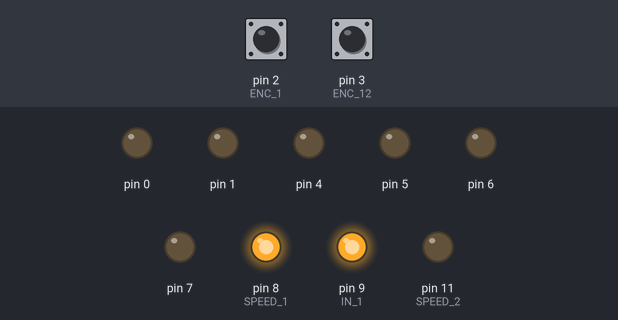
Recording of a sketch running on a simulated Arduino Leonardo, built with avr-gcc and run on an emulated ATmega32U4. Parts: output pins drawn as LEDs (lit = HIGH). Inputs (shaded band) come from the test bench; at power-on: pin 2 (ENC_1) HIGH, pin 3 (ENC_12) HIGH. EEPROM starts erased; what the sketch prints to the serial monitor is not drawn.

Above: at 1.1 s.
At 2.2 s:
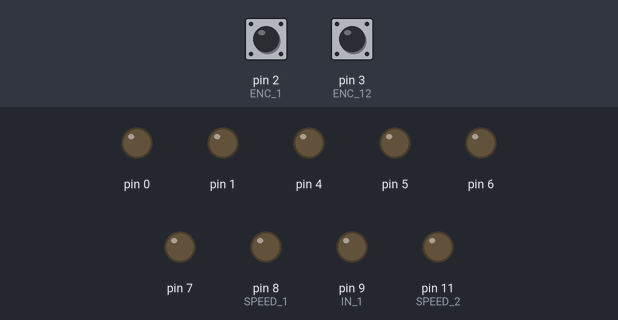
At 6.64 s:
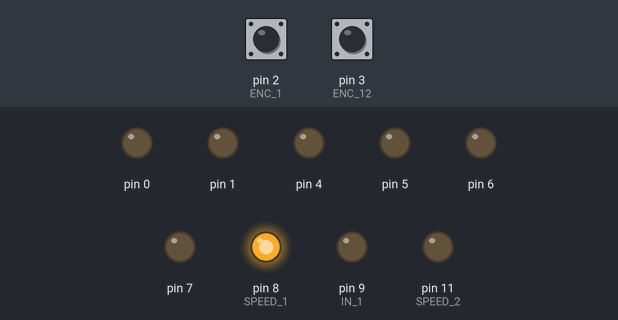
At 7.1 s:
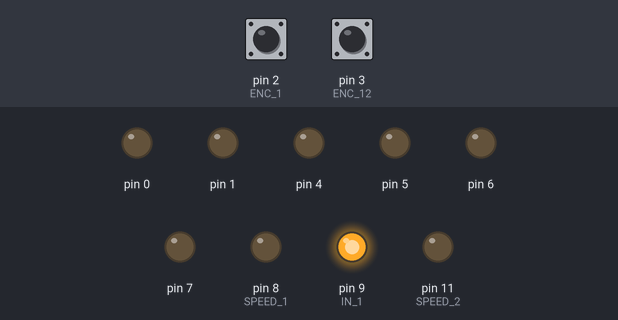
Timing chart, 0 to 8.6 s (numbered marks = the images above):
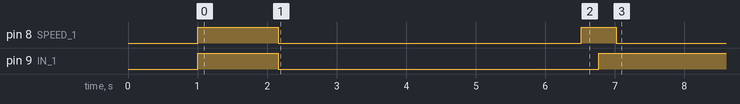

Measured:
- by itself, pin 8 (SPEED_1): LOW → HIGH at 1.0 s, → LOW 1.2 s later, → HIGH 4.4 s later, → LOW 0.50 s later
- by itself, pin 9 (IN_1): LOW → HIGH at 1.0 s, → LOW 1.2 s later, → HIGH 4.6 s later

The sketch:

CLEAR_AVR_PWM_VEL_07.ino
```cpp
//#include "AVR_PWM.h"
//#include "PWM.h"
#include <avr/eeprom.h>

#define _sign(x) ((x) > 0 ? 1 : -1) //Сигнум для смены приращения скорости на уменьшение


#define SPEED_1     8 //8 исходно //6 при одном таймере
#define IN_1        9
#define IN_2        10

#define SPEED_2     11 //13 исходно// 11 после приведения к одной частоте //7 при одном таймере
#define IN_3        12
#define IN_4        13 //исх 11

#define ENC_1        2 //энкодер первый таймер 0
#define ENC_12       3

#define ENC_2        18 //энкодер второй таймер 1
#define ENC_22       19

bool m = 1; //Флаг прекращения вывода

/////////////////////////////////////////////
//////////// ПЕРЕМЕННЫЕ PID /////////////////

enum GM_workMode { //Определение направления вращения или режима удержания и торможения;
    FORWARD,
    BACKWARD,
    STOP,
    BRAKE,
    AUTO = 0,
};

GM_workMode _mode = FORWARD;

int _accel = 2000; //ускорение в отсчётах энкодера в секунду
int _maxSpeed = 10000; //максимальная скорость в отсчётах энкодера в секунду

int _dt = 10; //Временной шаг вызова функции регулирования
float _dts = (float)_dt/1000; //Временной шаг для подсчёта в единицах в секунду теор. значений скоростей V и позиций pos
uint32_t _tmr2 = 0; //Переменная таймера для подсчёта значений V и pos
long _targetPos = 48000; //Целевое положение в отсчётах энкодера

long controlPos = 0; //Теоретическое положение, идущее в PID в
float controlPosFl = 0;
float controlSpeed = 0;

uint8_t _minDuty = 30; //Минимальное значение страгивания ДПТ: (_minDuty-255)


long _prevInput = 0;
float _dutyF = 0;

float kp = 1.1;//2.0;		// (знач. по умолчанию)
  // интегральный - позволяет нивелировать ошибку со временем, имеет накопительный эффект
float ki = 0.00005;//0.9;		// (знач. по умолчанию)

    // дифференциальный. Позволяет чуть сгладить рывки, но при большом значении
    // сам становится причиной рывков и раскачки системы!
float kd = 0.01;//0.1;		// (знач. по умолчанию)

float integral = 0;

int _maxDuty = 255;

int _stopzone = 300; //отсечка по тикам
int _max = 400000, _min = -400000;

bool _cutoff = true;


int16_t _duty = 0;

bool _level = 1;//Переменная направления для digitalWrite(IN_1) setpins в run
bool _direction = 0; //инверсия направлений при 1 с FORWARD на BACKWARD для отладки

uint8_t _state = 1;

/////////////////////////////////////////////////////////////////////////////////////////
/////////////////////////////////////////////////////////////////////////////////////////

//AVR_PWM* PWM_Instance;
//const float frequency = 30000;


///////////////////////////////////////////////////////////
//////////ПЕРЕМЕННЫЕ ЭНКОДЕРОВ И РЕАЛЬНОЙ СКОРОСТИ/////////

//uint8_t freq1 = 10; // частота опроса
uint8_t per1 = 2;///freq1; //период опроса 1000/60 = 17 мс
uint32_t t1 = 0; //начальный момент времени unsigned long
uint32_t t2 = 0; //unsigned long 4

volatile int lastEncoded1 = 0; // Here updated value of encoder store.
volatile long encoderValue1 = 0; // Raw encoder value
volatile long encREF1 = 0; //сбрасываемое значениеэнкодера для скорости
float Velocity1 = 0.0; //Переменная мгновенной скорости 1


volatile int lastEncoded2 = 0; // Here updated value of encoder store.
volatile long encoderValue2 = 0; // Raw encoder value
volatile long encREF2 = 0; //сбрасываемое значениеэнкодера для скорости
float Velocity2 = 0.0; //Переменная мгновенной скорости 2

float T_Theoretic = 0;

int ratio = 8344; //8433 = 28*298
///////////////////////////////////////////////////////////////////////////
///////////////////////////////////////////////////////////////////////////

int Voltmax = 6; //Балансировочные значения напряжений для ДПТ
int VoltMIN = 3.3;

float POWER = 100; // скорость в процентах

int napravlenie = 1;


int PWM = map(POWER, 0, 100, 0, 120); //ограничение максимального значения скважности СТАРОЕ

uint32_t timer = 0;
uint32_t timer2 = 0;
uint16_t f = 0;
unsigned long time;

float ta = 0; //конечный момент времени
float tb = 0; //время окончания разгона
float tc = 0; //время окончания равномерного движения

float xb = 0;
float xc = 0;
float curTime = 0;
long controlPos2 = 0;
int N = 0; // Число шагов дискретизации

int8_t curve = 1;

void setup() {

  setMinDuty(30);


  t1 = t2 = millis();

  TCCR4B = (TCCR4B & 0xF8) |3;
  TCCR1B = (TCCR1B & 0xF8) |3;

  //PWM_Instance = new AVR_PWM(SPEED_1, frequency, 50);

  Serial.begin(9600);


  for (int i = 0; i < 10; i++) {

    pinMode(i, OUTPUT);

  }
  //pinMode(SPEED_1, HIGH);

  pinMode(ENC_1, INPUT_PULLUP);
  pinMode(ENC_12, INPUT_PULLUP);

  digitalWrite(ENC_1, HIGH); //turn pullup resistor on
  digitalWrite(ENC_12, HIGH); //turn pullup resistor on

  pinMode(ENC_2, INPUT_PULLUP);
  pinMode(ENC_22, INPUT_PULLUP);

  digitalWrite(ENC_2, HIGH); //turn pullup resistor on
  digitalWrite(ENC_22, HIGH); //turn pullup resistor on

  attachInterrupt(digitalPinToInterrupt(2), updateEncoder1, CHANGE); //номер таймера для 2 и 3 пинов - это 0 по таблице. Заменено функцией определеня таймера.
  attachInterrupt(digitalPinToInterrupt(3), updateEncoder1, CHANGE);

  attachInterrupt(4, updateEncoder2, CHANGE);
  attachInterrupt(5, updateEncoder2, CHANGE);

  analogWrite(SPEED_1, 0);
  analogWrite(SPEED_2, 0);

  //setDeg(360*3); //Выставление значения цели в градусах
  //setTarget(-15000);
  setObor(-35);

  teor(_targetPos, _accel, _maxSpeed);
  Serial.println("DTS: " + String(_dts));
  Calculus(_accel, _maxSpeed, _targetPos, _dts);

  delay(1000);
  timer = millis();
  timer2 = millis();
  _tmr2 = millis();

}

void loop() {


      //Serial.println(PWM);
      //analogWrite(SPEED_1, PWM);
      //analogWrite(SPEED_2, PWM);

 // control_dpt(encoderValue1, encoderValue2); //Старый вариант
  //ControlPos2(); //Проверка подсчёта позиции
  Move2();


  if (millis()-t1 >= per1) {

    //8344 = 28 * 298 импульсов на оборот
    t1 = millis();

    noInterrupts();
    uint16_t encREF1copy = encREF1;
    uint16_t encREF2copy = encREF2;
    encREF1 = encREF2 = 0;

    interrupts();

    Velocity1 = (float)encREF1copy/(float)per1;
    Velocity2 = (float)encREF2copy/(float)per1;
    //controlPosFl = (float)controlPos/ratio;
    //Serial.println(controlPos);
  }

  //Serial.println(controlPos);
  //comp_cur_pos();

  //if (millis()-t2 >= 10) {

     //Serial.println(encoderValue1/8344); //8344 = 28 * 298
     //Serial.println(encoderValue2/8344);
     //Serial.println(per1);
    //t2 = millis();


    //Serial.println();

 // }


}

void updateEncoder1(){

    int MSB1 = digitalRead(ENC_1);  //MSB = most significant bit
    int LSB1 = digitalRead(ENC_12); //LSB = least significant bit


    int encoded1 = (MSB1 << 1) |LSB1; //converting the 2 pin value to single number
    int sum1  = (lastEncoded1 << 2) | encoded1; //adding it to the previous encoded1 value


    if (sum1 == 0b1101 || sum1 == 0b0100 || sum1 == 0b0010 || sum1 == 0b1011) {

     encoderValue1 --;
     encREF1 --;
    //Serial.println("Counter ClockWise");
    }

    if (sum1 == 0b1110 || sum1 == 0b0111 || sum1 == 0b0001 || sum1 == 0b1000) {

     encoderValue1 ++;
     encREF1 ++;
    //Serial.println("ClockWise");
    }

    lastEncoded1 = encoded1; //store this value for next time

}

void updateEncoder2() {

    int MSB2  = digitalRead(ENC_2); //MSB = most significant bit
    int LSB2  = digitalRead(ENC_22); //LSB = least significant bit

    int encoded2 = (MSB2 << 1) |LSB2; //converting the 2 pin value to single number
    int sum2  = (lastEncoded2 << 2) | encoded2; //adding it to the previous encoded1 value

    if (sum2 == 0b1101 || sum2 == 0b0100 || sum2 == 0b0010 || sum2 == 0b1011) {

    encoderValue2 --;
    encREF2 --;
    //Serial.println("Counter ClockWise");
    }

    if (sum2 == 0b1110 || sum2 == 0b0111 || sum2 == 0b0001 || sum2 == 0b1000) {

    encoderValue2 ++;
    encREF2 ++;
    //Serial.println("ClockWise");
    }

    lastEncoded2 = encoded2; //store this value for next time

}

void Direction() { //направление вращения моторов напрямую

  switch (napravlenie) {
    case 1:

      digitalWrite(IN_1, LOW);
      digitalWrite(IN_2, HIGH);
      digitalWrite(IN_3, LOW);
      digitalWrite(IN_4, HIGH);
      break;

    case 0:
      digitalWrite(IN_1, HIGH);
      digitalWrite(IN_2, LOW);
      digitalWrite(IN_3, HIGH);
      digitalWrite(IN_4, LOW);
      break;

  }
}


void control_dpt(long enc1, long enc2) {

    comp_cur_pos();
    hod_v2(enc1);
    //hod_v2(enc2);
}


void hod_v2(long enc) {

    long _currentPos = enc;
    PIDcontrol(controlPos, _currentPos, true);

}


void comp_cur_pos() {

    if (millis() - _tmr2 >= _dt) {
      _dts = (millis() - _tmr2) / 1000.0;
      _tmr2 = millis();
      long err = _targetPos - controlPos;												// "ошибка" позиции
      if (err != 0) {
            if (_accel != 0) {
                bool thisDir = (controlSpeed * controlSpeed / _accel / 2.0 >= abs(err));  // пора тормозить (false до приближения к параболе торможения обр. от ускор.)
                controlSpeed += _accel * _dts * (thisDir ? -_sign(controlSpeed) : _sign(err));
            } else {
                controlSpeed = err / _dts;	// профиль постоянной скорости
            }
            controlSpeed = constrain(controlSpeed, -_maxSpeed, _maxSpeed);
            controlPos += controlSpeed * _dts;
            controlPos = constrain(controlPos, -_targetPos, _targetPos);
      }
    }
}

void setPins(bool a, bool b, int c) {//Выход сигнала на пины

  digitalWrite(IN_1, a);
  digitalWrite(IN_2, b);
  analogWrite(SPEED_1, c);

}


int GetState() {return _state;}

void run(GM_workMode mode, int16_t duty) {

  if (_direction) {
    if (mode == FORWARD) mode = BACKWARD;
    else if (mode == BACKWARD) mode = FORWARD;
  }

  switch (mode) {
      case FORWARD:
        setPins(_level, !_level, duty);
        _state = 1;
        break;
      case BACKWARD:
        setPins(!_level, _level, duty);
        _state = -1;
        break;
      case BRAKE:
        setPins(!_level, !_level, !_level * 255);
        _state = 0;
        break;  // при 0/255 analogWrite сделает 0/1
      case STOP:
        setPins(_level, _level, _level * 255);
        _duty = 0;
        _state = 0;
        break;
  }

}


float _k = 1.0;
void setMinDuty(int duty) {
    _minDuty = duty;
    _k = 1.0 - (float)_minDuty / _maxDuty;
}

void setSpeed(int8_t duty) {

    if (_mode < 2) {  // FORWARD/BACKWARD/AUTO
        _duty = constrain(duty, -_maxDuty, _maxDuty);

        // фикс стандартного analogWrite(пин, 255) для >8 бит
        if (_maxDuty > 255 && abs(_duty) == 255) _duty++;

        if (duty == 0) {

          run(STOP, 0);
          eeprom_update_float(1, encoderValue1);

          }
        else {
            if (duty > 0) { //Вращение при регулировании в направлении вперёд по умолчанию
                if (_minDuty != 0) _duty = _duty * _k + _minDuty;  // сжимаем диапазон
                run(_mode, _duty);
            } else {// Вращение в обратном напра
                if (_minDuty != 0) _duty = _duty * _k - _minDuty;  // сжимаем диапазон
                run(BACKWARD, -_duty);
            }
        }
    }

    // инверт
}

void PIDcontrol(long target, long current, bool cutoff) {
    // cutoff нужен только для стабилизации позиции, обнуляет integral и учитывает мёртвую зону мотора
    long err = target - current;				// ошибка регулирования
    long deltaInput = _prevInput - current;		// изменение входного сигнала
    _dutyF = 0;
    if (!cutoff) _dutyF = err * kp;				// P составляющая для режимов скорости
    _dutyF += (float)deltaInput * kd / _dts;	// D составляющая
    _prevInput = current;						// запомнили текущий
    integral += (float)err * ki * _dts;			// интегральная сумма
    if (cutoff) integral += deltaInput * kp;	// +P по скорости изменения для режимов позиции
    integral = constrain(integral, -_maxDuty, _maxDuty);	// ограничили
    _dutyF += integral;							// I составляющая
    if (cutoff) {								// отсечка (для режимов позиции)
        if (abs(err) < _stopzone) {integral = 0; _dutyF = 0;}
    } else {									// для скорости
        if (err == 0 && target == 0) integral = 0;
    }
    _dutyF = constrain(_dutyF, -_maxDuty, _maxDuty);	// ограничиваем по разрешению
    if (cutoff && _min != 0 && _max != 0 && (current <= _min || current >= _max)) {
        setSpeed(0);	// вырубаем, если вышли за диапазон
    } else setSpeed(_dutyF);								// и поехали
}

void teor (int position, int accel, int V) {

  float Vmax = (float)V;

  if (accel != 0) {

    T_Theoretic = float( ( (_targetPos - (pow(Vmax, 2)/accel)) / Vmax) + (2*Vmax/accel) );

  } else {

    T_Theoretic = (float)(_targetPos/Vmax);

  }

  Serial.println("T_Theoretic: " + String(T_Theoretic));
  //Serial.println("T_Theoretic = tc: Target/Vmax: " + String((float)_targetPos/Vmax));

}

void setTarget(long TargetPos) {

  if (TargetPos < 0) {_direction = 1;} //Инверсия направления

  _targetPos = abs(TargetPos);
  Serial.println("_targetPos: " + String(_targetPos));

  }

void setObor(float ob) {

  if (ob < 0) {_direction = 1;} //Инверсия направления
  _targetPos = abs(round(ob * ratio));//ratio - число тиков на оборот

  Serial.println("Ob: ");
  Serial.println(ob);
  Serial.println("_targetPos:");
  Serial.println(_targetPos);

}

void setDeg(long Deg) {

  if (Deg < 0) {_direction = 1;}// Инверсия направления

  _targetPos = abs(Deg*8344/360);

  Serial.println("Deg: ");
  Serial.println(Deg);
  Serial.println("_targetPos:");
  Serial.println(_targetPos);

}

void setRatio(uint16_t _ratio) {ratio = _ratio;}

void Calculus(int acceleration, int V, long targetPos, float dts) {//Подсчитывает моменты времени и

    float Xta = (float)targetPos;//Функция координаты от времени для t;
    float dti = dts;
    float Vmax = (float)V;
    float accel = acceleration;

    tb = Vmax/accel; //момент времени завершения разгона
    tc = Xta/(Vmax); //Момент времени завершения равномерного движения

    xb = (float)(Vmax*Vmax)/(2 * accel);//координата завершения разгона

    float taorig = 0.0;


    if (_accel != 0) {

      if (xb < _targetPos/2) { //Если возможна кривая ускорения, равномерного движения и замедления

        taorig = (float)(Xta/Vmax + Vmax/accel);//Завершающий момент времени 3 сегмента
        curve = 2; //3 сегмента кривой

      } else if (xb > _targetPos/2 && xb < _targetPos) {//Ускорение и равномерное движение

        taorig = _targetPos/Vmax + tb/2;
        tc = taorig;
        curve = 1;

      } else if (xb == _targetPos/2) {//Если возможно только ускорение и замедление

        taorig = (float)(2*(Vmax/accel));
        curve =0;

      } else if (xb >= _targetPos) { //Если возможно только ускорение

        taorig = sqrt(2*_targetPos/accel);
        curve = -1;
      }

    }else {

      taorig = _targetPos/Vmax;

    }

    ta = (int)(round(taorig*100));
    ta = (float)ta/100;

    N = round(ta/dti);

    Serial.println("ta_Calculus: " + String(ta));
    Serial.println("tb: " + String(tb));
    Serial.println("xb: " + String(xb));

    //T = (0:dti:(ta+dti));
    //X = zeros(N+2, 1);
    Serial.println("tc: " + String(tc));
    Serial.println("Curve: " + String(curve));

}

void ControlPos2 () {

  if (millis() - timer >= _dt) {

    f++;
    curTime = f*_dts;
    timer = millis();

    if (_accel != 0 && controlPos2 <= _targetPos) {

      if (curTime <= tb) {

        controlPos2 = _accel*curTime*curTime/2;
        //Serial.println(controlPos2);

      }else if (curTime > tb  && (curTime <= tc || curve == 1) ) {//&& curTime <= tc

        controlPos2 = (_maxSpeed*curTime - xb); //xb - координата прекращения ускорения
        //Serial.println(controlPos2);

      }else if (curTime > tc && curTime <= ta && curve == 2) {

        controlPos2 = _targetPos - (_accel*((curTime - tc - tb)*(curTime-tc-tb))/2);
        //Serial.println(controlPos2);
      //Serial.println(curTime);
      }//else if (curTime > ta && curTime < ta+0.10) {controlPos2 = _targetPos;

    }
    else if (controlPos2 < _targetPos) {

      controlPos2 = _maxSpeed*curTime;

    }

    //Serial.println(millis()-timer2);
    //}
    //Serial.println(f);
    //Serial.println(controlPos2);
  }

}

void Move2() {

  ControlPos2();
  PIDcontrol(controlPos2, encoderValue1, true);

  if (controlPos2 <= _targetPos-1 && m == 1) {

    //Serial.println(controlPos2);

  }
  if (((controlPos2 >= _targetPos-2) || (controlPos >= _targetPos-2)) && m == 1) {

    m = 0;
    Serial.println(millis()-timer2);

  }
  //Serial.println(controlPos2);
}
```
